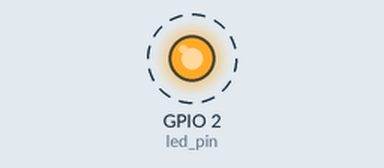
Simulated run of this sketch. Board: ESP32. Parts: output pins drawn as LEDs (lit = HIGH). Dashed ring = blinking. What the sketch prints to the serial monitor is not drawn.

Above: at 0.5 s.
Timing chart, 0 to 4.6 s (numbered marks = the images above):
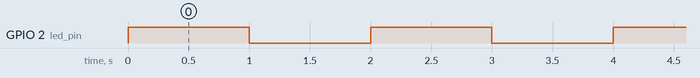

Measured:
- by itself, GPIO 2 (led_pin): alternates HIGH for 1.0 s and LOW for 1.0 s

The sketch:

ESP32_Blinked_Task.ino
```cpp
// ESP32_Blinked_Task

uint8_t led_pin = GPIO_NUM_2;   // LED_BUILIN = 2 for NodeMCU ESP32

// define taskBlinkled TaskHandle_t variable
TaskHandle_t taskBlinkled;

void blinkLed(void* param) {
  // Block for 1000 ms or 1 ec.s
  const TickType_t xFrequency = 1000;
  // Initialise the xLastWakeTime variable with the current time.
  TickType_t xLastWakeTime;
  xLastWakeTime = xTaskGetTickCount();
  for (;;) {
    static uint32_t pin_val = 0;
    // toggle the pin value
    pin_val ^= 1;   // exclusive-OR (XOR) operation
    //the code below instead of function digitalWrite(led_pin, pin_val) because more fast;
    if (pin_val) {
      GPIO.out_w1ts = ((uint32_t)1 << led_pin);
    }
    else {
      GPIO.out_w1tc = ((uint32_t)1 << led_pin);
    }
    Serial.printf("Led ---- %s\n" , pin_val ? "On" : "Off");
    // Simply toggle the LED every 1000ms or 1 sec., Wait for the next cycle.
    vTaskDelayUntil( &xLastWakeTime, xFrequency );
  }
  taskBlinkled = NULL;
  vTaskDelete( NULL );
}

void setup() {
  // put your setup code here, to run once:
  // set the serial port at 115200
  Serial.begin(115200);
  // set the Led pin as ouput
  pinMode(led_pin, OUTPUT);
  //create a task that will be executed in the blinkLed() function, with priority 1
  xTaskCreate(
    blinkLed,         /* Task function. */
    "blinkLed",       /* name of task. */
    1024 * 2,         /* Stack size of task */
    NULL,             /* parameter of the task */
    1,                /* priority of the task */
    &taskBlinkled);   /* Task handle to keep track of created task */
}

void loop() {}
```
